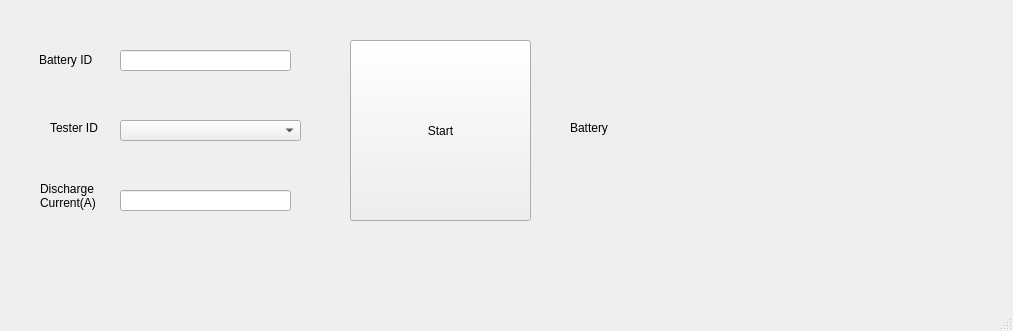
<?xml version="1.0" encoding="UTF-8"?>
<ui version="4.0">
 <class>MainWindow</class>
 <widget class="QMainWindow" name="MainWindow">
  <property name="geometry">
   <rect>
    <x>0</x>
    <y>0</y>
    <width>1013</width>
    <height>331</height>
   </rect>
  </property>
  <property name="windowTitle">
   <string>Battery Testing App</string>
  </property>
  <widget class="QWidget" name="centralwidget">
   <widget class="QLabel" name="label">
    <property name="geometry">
     <rect>
      <x>39</x>
      <y>50</y>
      <width>71</width>
      <height>20</height>
     </rect>
    </property>
    <property name="text">
     <string>Battery ID</string>
    </property>
   </widget>
   <widget class="QLabel" name="label_2">
    <property name="geometry">
     <rect>
      <x>50</x>
      <y>120</y>
      <width>60</width>
      <height>16</height>
     </rect>
    </property>
    <property name="text">
     <string>Tester ID</string>
    </property>
   </widget>
   <widget class="QLabel" name="label_3">
    <property name="geometry">
     <rect>
      <x>40</x>
      <y>180</y>
      <width>121</width>
      <height>31</height>
     </rect>
    </property>
    <property name="text">
     <string>Discharge
Current(A)</string>
    </property>
   </widget>
   <widget class="QLineEdit" name="current">
    <property name="geometry">
     <rect>
      <x>120</x>
      <y>190</y>
      <width>171</width>
      <height>21</height>
     </rect>
    </property>
   </widget>
   <widget class="QLineEdit" name="batteryID">
    <property name="geometry">
     <rect>
      <x>120</x>
      <y>50</y>
      <width>171</width>
      <height>21</height>
     </rect>
    </property>
   </widget>
   <widget class="QPushButton" name="startButton">
    <property name="geometry">
     <rect>
      <x>350</x>
      <y>40</y>
      <width>181</width>
      <height>181</height>
     </rect>
    </property>
    <property name="text">
     <string>Start</string>
    </property>
   </widget>
   <widget class="QComboBox" name="comboBox">
    <property name="geometry">
     <rect>
      <x>120</x>
      <y>120</y>
      <width>181</width>
      <height>21</height>
     </rect>
    </property>
   </widget>
   <widget class="QLabel" name="label_4">
    <property name="geometry">
     <rect>
      <x>570</x>
      <y>120</y>
      <width>51</width>
      <height>16</height>
     </rect>
    </property>
    <property name="text">
     <string>Battery</string>
    </property>
   </widget>
   <widget class="QLabel" name="BatteryStat">
    <property name="geometry">
     <rect>
      <x>630</x>
      <y>120</y>
      <width>16</width>
      <height>16</height>
     </rect>
    </property>
    <property name="text">
     <string/>
    </property>
   </widget>
  </widget>
  <widget class="QMenuBar" name="menubar">
   <property name="geometry">
    <rect>
     <x>0</x>
     <y>0</y>
     <width>1013</width>
     <height>22</height>
    </rect>
   </property>
  </widget>
  <widget class="QStatusBar" name="statusbar"/>
 </widget>
 <resources/>
 <connections/>
</ui>
